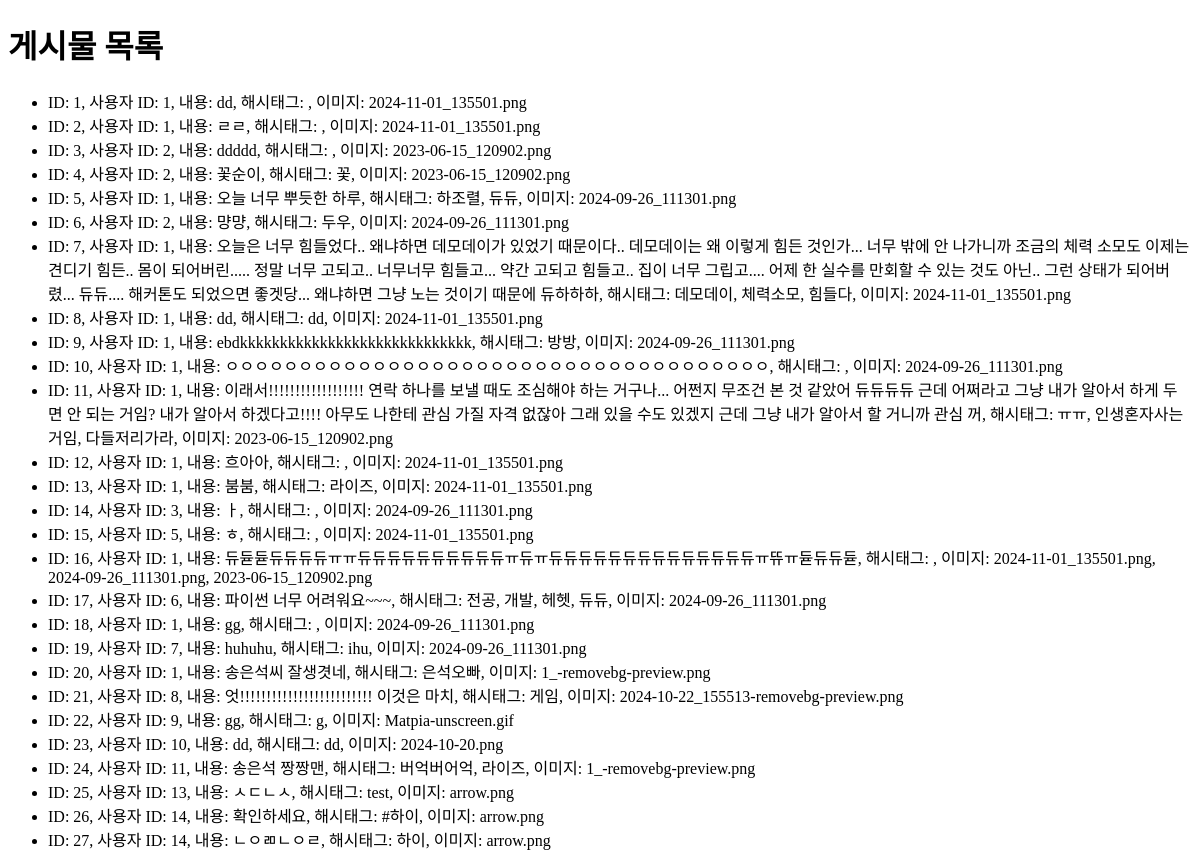
Page /posts on the earlier database version.
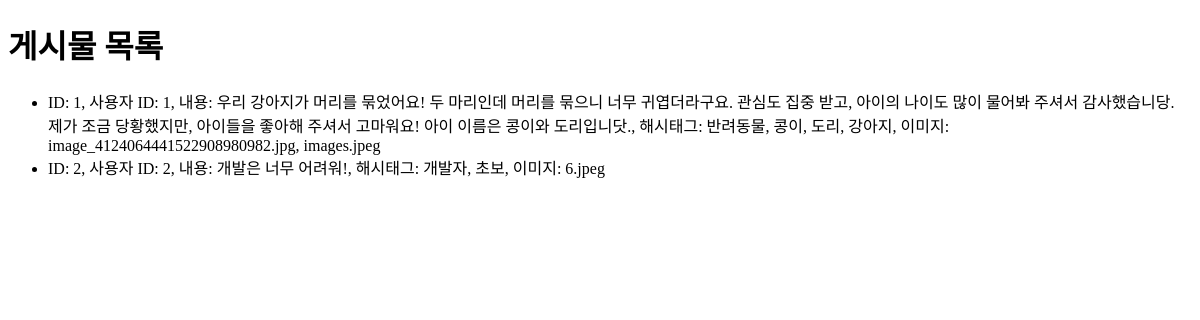
Same page on the later database version.
### app.py (models this page shows)
class Post(db.Model):
    id = db.Column(db.Integer, primary_key=True)
    user_id = db.Column(db.Integer, db.ForeignKey('user.id'), nullable=False)
    content = db.Column(db.Text, nullable=False)  # 이 줄이 추가되었는지 확인
    image_filename = db.Column(db.String(200))
    hashtags = db.Column(db.String(500))
    color = db.Column(db.String(7), default='#000000')

### app.py (the view)
@app.route('/posts')
def view_posts():
    all_posts = Post.query.all()  # 모든 포스트 가져오기
    return render_template('posts.html', posts=all_posts)  # posts.html 템플릿 렌더링

### templates/posts.html (shortened to what this page needs)
<!DOCTYPE html>
<html lang="ko">
<head>
</head>
<body>
    <h1>게시물 목록</h1>
    <ul>
        {% for post in posts %}
            <li>
                ID: {{ post.id }},
                사용자 ID: {{ post.user_id }},
                내용: {{ post.content }},
                해시태그: {{ post.hashtags }},
                이미지: {{ post.image_filename }}
            </li>
        {% endfor %}
    </ul>
</body>
</html>

Differences in the rows shown:
removed Post: id "3", user_id "2", content "ddddd", image_filename "2023-06-15_120902.png"
removed Post: id "4", user_id "2", content "꽃순이", hashtags "꽃", image_filename "2023-06-15_120902.png"
removed Post: id "5", user_id "1", content "오늘 너무 뿌듯한 하루", hashtags "하조렬, 듀듀", image_filename "2024-09-26_111301.png"
removed Post: id "6", user_id "2", content "먕먕", hashtags "두우", image_filename "2024-09-26_111301.png"
removed Post: id "7", user_id "1", content "오늘은 너무 힘들었다.. 왜냐하면 데모데이가 있었기 때문이다.. 데모데이는 왜 이렇게 힘든 것인가... 너무 밖에 안 나가니까 조금의 체력 소모도 이제는 견디기 힘든.. 몸이 되어버린..... 정말 너무 고되고.. 너무너무 힘들고... 약간 고되고 힘들고.. 집이 너무 그립고.... 어제 한 실수를 만회할 수 있는 것도 아닌.. 그런 상태가 되어버렸... 듀듀.... 해커톤도 되었으면 좋겟당... 왜냐하면 그냥 노는 것이기 때문에 듀하하하", hashtags "데모데이, 체력소모, 힘들다", image_filename "2024-11-01_135501.png"
removed Post: id "8", user_id "1", content "dd", hashtags "dd", image_filename "2024-11-01_135501.png"
removed Post: id "9", user_id "1", content "ebdkkkkkkkkkkkkkkkkkkkkkkkkkkkkk", hashtags "방방", image_filename "2024-09-26_111301.png"
removed Post: id "10", user_id "1", content "ㅇㅇㅇㅇㅇㅇㅇㅇㅇㅇㅇㅇㅇㅇㅇㅇㅇㅇㅇㅇㅇㅇㅇㅇㅇㅇㅇㅇㅇㅇㅇㅇㅇㅇㅇㅇㅇ", image_filename "2024-09-26_111301.png"
removed Post: id "11", user_id "1", content "이래서!!!!!!!!!!!!!!!!!! 연락 하나를 보낼 때도 조심해야 하는 거구나... 어쩐지 무조건 본 것 같았어 듀듀듀듀 근데 어쩌라고 그냥 내가 알아서 하게 두면 안 되는 거임? 내가 알아서 하겠다고!!!! 아무도 나한테 관심 가질 자격 없잖아 그래 있을 수도 있겠지 근데 그냥 내가 알아서 할 거니까 관심 꺼", hashtags "ㅠㅠ, 인생혼자사는거임, 다들저리가라", image_filename "2023-06-15_120902.png"
removed Post: id "12", user_id "1", content "흐아아", image_filename "2024-11-01_135501.png"
removed Post: id "13", user_id "1", content "붐붐", hashtags "라이즈", image_filename "2024-11-01_135501.png"
removed Post: id "14", user_id "3", content "ㅏ", image_filename "2024-09-26_111301.png"
removed Post: id "15", user_id "5", content "ㅎ", image_filename "2024-11-01_135501.png"
removed Post: id "16", user_id "1", content "듀듇듇듀듀듀듀ㅠㅠ듀듀듀듀듀듀듀듀듀듀ㅠ듀ㅠ듀듀듀듀듀듀듀듀듀듀듀듀듀듀ㅠ뜌ㅠ듇듀듀듇", image_filename "2024-11-01_135501.png, 2024-09-26_111301.png, 2023-06-15_120902.png"
removed Post: id "17", user_id "6", content "파이썬 너무 어려워요~~~", hashtags "전공, 개발, 헤헷, 듀듀", image_filename "2024-09-26_111301.png"
removed Post: id "18", user_id "1", content "gg", image_filename "2024-09-26_111301.png"
removed Post: id "19", user_id "7", content "huhuhu", hashtags "ihu", image_filename "2024-09-26_111301.png"
removed Post: id "20", user_id "1", content "송은석씨 잘생겻네", hashtags "은석오빠", image_filename "1_-removebg-preview.png"
removed Post: id "21", user_id "8", content "엇!!!!!!!!!!!!!!!!!!!!!!!!! 이것은 마치", hashtags "게임", image_filename "2024-10-22_155513-removebg-preview.png"
removed Post: id "22", user_id "9", content "gg", hashtags "g", image_filename "Matpia-unscreen.gif"
removed Post: id "23", user_id "10", content "dd", hashtags "dd", image_filename "2024-10-20.png"
removed Post: id "24", user_id "11", content "송은석 짱짱맨", hashtags "버억버어억, 라이즈", image_filename "1_-removebg-preview.png"
removed Post: id "25", user_id "13", content "ㅅㄷㄴㅅ", hashtags "test", image_filename "arrow.png"
removed Post: id "26", user_id "14", content "확인하세요", hashtags "#하이", image_filename "arrow.png"
removed Post: id "27", user_id "14", content "ㄴㅇㄻㄴㅇㄹ", hashtags "하이", image_filename "arrow.png"
changed Post id 1: content "dd" → "우리 강아지가 머리를 묶었어요! 두 마리인데 머리를 묶으니 너무 귀엽더라구요. 관심도 집중 받고, 아이의 나이도 많이 물어봐 주셔서 감사했습니당. 제가 조금 당황했지만, 아이들을 좋아해 주셔서 고마워요! 아이 이름은 콩이와 도리입니닷."; hashtags (not shown) → "반려동물, 콩이, 도리, 강아지"; image_filename "2024-11-01_135501.png" → "image_4124064441522908980982.jpg, images.jpeg"
changed Post id 2: user_id "1" → "2"; content "ㄹㄹ" → "개발은 너무 어려워!"; hashtags (not shown) → "개발자, 초보"; image_filename "2024-11-01_135501.png" → "6.jpeg"
